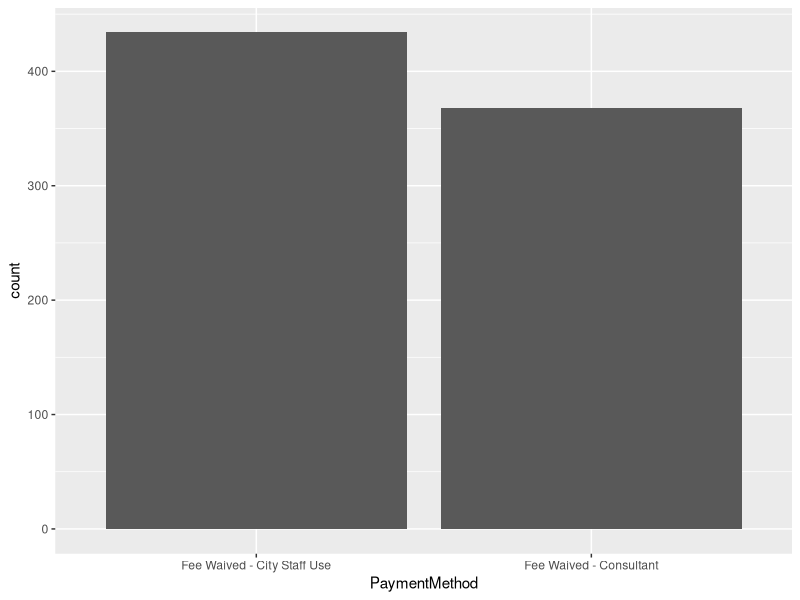
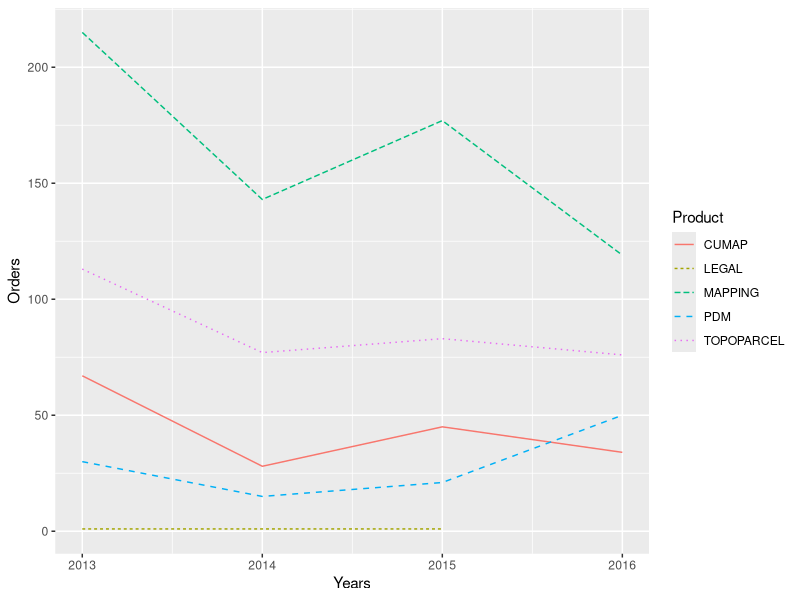
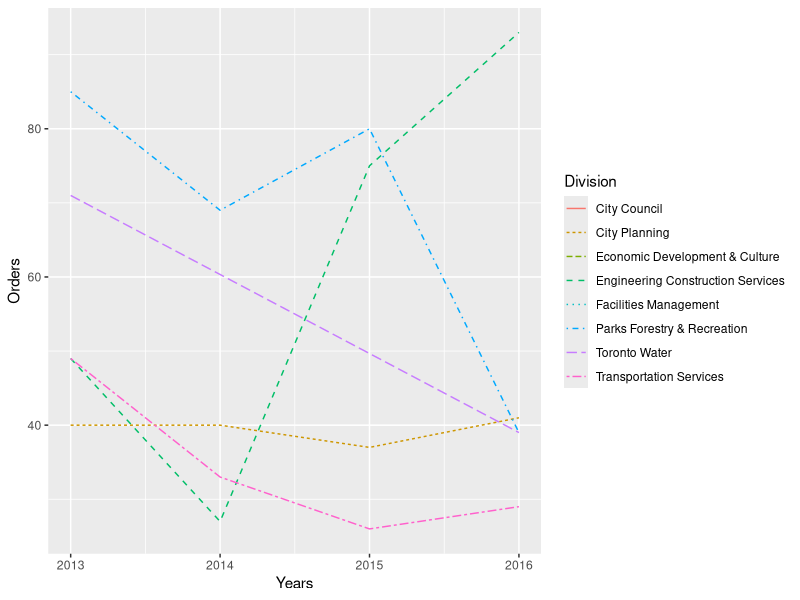
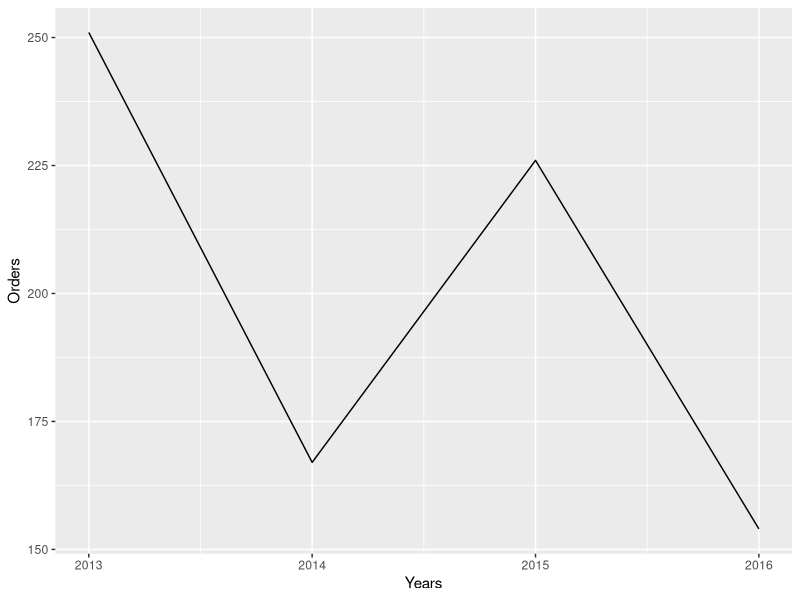

The R script that drew these images, in order: (Note: this script raises an error after producing the figures.)
## ---- chunk 1
# Loading the packages and data needed for the analysis

library(tidyverse)
library(stringr)
library(lubridate)
setwd("~/Github/dataStories")
mapSales <- read_csv("MapSales20180320.csv")

head(mapSales)
## ---- chunk 2
# Explore the data

str(mapSales)
## ---- chunk 3
# Tidy source data
# Standardize division names
cleanData <- mutate(mapSales, CITYDIVISION = ifelse(DIVISION == "ABC - Board of Health", "ABC",
                    ifelse(DIVISION == "Affordable Housing Office", "Shelter Support Housing Admin",
                    ifelse(DIVISION == "Children s Services", "Childrens Services",
                    ifelse(DIVISION == "City Clerks Office", "City Clerks",
                    ifelse(DIVISION == "City Planning Division", "City Planning",
                    ifelse(DIVISION == "Community Planning", "City Planning",
                    ifelse(DIVISION == "Councillor Assistant", "Councillor",
                    ifelse(DIVISION == "Deputy City Manager B Office", "City Managers Office",
                    ifelse(DIVISION == "City Manager s Office", "City Managers Office",
                    ifelse(DIVISION == "DV Brickworks", "External",
                    ifelse(DIVISION == "Engineering & Construction Services", "Engineering Construction Services",
                    ifelse(DIVISION == "Engineering & Constructions Services", "Engineering Construction Services",
                    ifelse(DIVISION == "Engineering Services", "Engineering Construction Services",
                    ifelse(DIVISION == "Facilities & Real Estate", "Facilities Management",
                    ifelse(DIVISION == "Finance & Admin.", "Finance & Admin",
                    ifelse(DIVISION == "Fire Stn 412", "Fire Services",
                    ifelse(DIVISION == "Forestry & Recreation", "Parks Forestry & Recreation",
                    ifelse(DIVISION == "Heritage Toronto", "City Planning",
                    ifelse(DIVISION == "Humber Treatment Plant", "Toronto Water",
                    ifelse(DIVISION == "ITS Operations", "Information & Technology",
                    ifelse(DIVISION == "Office of the Chief Corporate Office", "Chief Corporate Office",
                    ifelse(DIVISION == "Office of the Mayor", "Mayors Office",
                    ifelse(DIVISION == "Parks Forestry & Rec.", "Parks Forestry & Recreation",
                    ifelse(DIVISION == "Parks Forestry + Recreation", "Parks Forestry & Recreation",
                    ifelse(DIVISION == "Parks, Forestry & Recreation", "Parks Forestry & Recreation",
                    ifelse(DIVISION == "Policy, Planning, Finance & Admin.", "Policy Planning Finance & Admin",
                    ifelse(DIVISION == "Public Consultation Unit", "Public Consultation",
                    ifelse(DIVISION == "Social Development & Administration", "Social Development & Admin",
                    ifelse(DIVISION == "Technical Services", "Engineering Construction Services",
                    ifelse(DIVISION == "Toronto Fire Services", "Fire Services",
                    ifelse(DIVISION == "Toronto Paramedic Services", "Paramedic Services",
                    ifelse(DIVISION == "Toronto Public Health", "Public Health",
                    ifelse(DIVISION == "Traffic Planning, TEY District", "Transportation Services",
                    ifelse(DIVISION == "Transit Projects", "Transportation Services",
                    ifelse(DIVISION == "Urban Forestry", "Parks Forestry & Recreation",
                    ifelse(DIVISION == "Zoning By-law and Environmental Planning", "City Planning",
                    DIVISION)))))))))))))))))))))))))))))))))))))

cleanData <- rename(cleanData, OrderDate = 'ORDERDATE', Division = 'CITYDIVISION', OrderType = 'ORDERTYPE', PaymentMethod = 'PAYMENTMETHOD', OrderAmount = 'TOTAL_ORDER_AMOUNT')

cleanData <- cleanData %>%
  select(OrderDate, Division, OrderType, PaymentMethod, OrderAmount)

# Clean ordertype column
cleanData <- cleanData %>%
data.frame(OrderType = cleanData$OrderType) %>%
separate(OrderType, c("Type1", "Type2", "Type3", "Type4", "Type5"))

# Convert string date to date field and extract year to new column
cleanData$OrderYear <- year(mdy_hm(cleanData$OrderDate))

# Reorder columns
cleanData <- cleanData[c("OrderYear", "Division", "PaymentMethod", "OrderAmount", "Type1", "Type2", "Type3", "Type4", "Type5")]


# Remove the '$' from column OrderAmount and convert from character to numeric
# cleanData$OrderAmount = as.numeric(gsub("\\$", "", cleanData$OrderAmount))

head(cleanData)

## ---- chunk 4
# Exploring payment method data

cleanData %>%
  group_by(PaymentMethod) %>%
  summarise (n = n()) %>%
  mutate(Portion = round(n / sum(n) * 100))

ggplot(cleanData, aes(PaymentMethod)) +
  geom_bar()
## ---- chunk 5
# Combine all type columns into a single column

prod1 <- cleanData %>%
  select(Division, Type1, OrderYear, OrderAmount) %>%
  filter(!is.na(Type1)) %>%
  rename(Product = 'Type1')
prod2 <- cleanData %>%
  select(Division, Type2, OrderYear, OrderAmount) %>%
  filter(!is.na(Type2)) %>%
  rename(Product = 'Type2')
prod3 <- cleanData %>%
  select(Division, Type3, OrderYear, OrderAmount) %>%
  filter(!is.na(Type3)) %>%
  rename(Product = 'Type3')
prod4 <- cleanData %>%
  select(Division, Type4, OrderYear, OrderAmount) %>%
  filter(!is.na(Type4)) %>%
  rename(Product = 'Type4')
prod5 <- cleanData %>%
  select(Division, Type5, OrderYear, OrderAmount) %>%
  filter(!is.na(Type5)) %>%
  rename(Product = 'Type5')

allProducts <- rbind(prod1, prod2, prod3, prod4, prod5)


# Count of all products
count(allProducts)
## ---- chunk 6
# Top Divisions using MapSales

topDivisions <- cleanData %>%
  count(Division) %>%
  arrange(desc(n)) %>%
  filter(n > 10)

topDivisions
## ---- chunk 7

allProducts %>%
  count(Division, Product) %>%
  arrange(desc(n))
## ---- chunk 8
# Visualize product orders by year

prodYears <- allProducts %>%
  filter(OrderYear < 2017) %>%
  select(Product, OrderYear) %>%
  group_by(Product, OrderYear) %>%
  count(Product) %>%
  arrange(OrderYear, Product)


#Change line types by groups (supp)
ggplot(prodYears, aes(x=OrderYear, y=n, group=Product, colour = Product)) +
  geom_line(aes(linetype=Product)) +
  labs(x = "Years", y = "Orders")
## ---- chunk 9
# Visualize division orders by year

divYears <- allProducts %>%
  filter(OrderYear < 2017) %>%
  select(Division, OrderYear) %>%
  group_by(Division, OrderYear) %>%
  count(Division) %>%
  filter(n > 20) %>%
  arrange(OrderYear, Division)


#Change line types by groups (supp)
ggplot(divYears, aes(x=OrderYear, y=n, group=Division, colour = Division)) +
  geom_line(aes(linetype=Division)) +
  labs(x = "Years", y = "Orders")
## ---- chunk 10
temp <- cleanData %>%
  filter(OrderYear < 2017) %>%
  select(OrderYear) %>%
  group_by(OrderYear) %>%
  count(OrderYear) %>%
  arrange(OrderYear)

ggplot(temp, aes(x=OrderYear, y=n)) +
  geom_line() +
  labs(x = "Years", y = "Orders")
## ---- chunk 11
# Write data frame to CSV

write.csv(cleanData, file = "~/Github/dataStories/mapSalesCleanData.csv")
